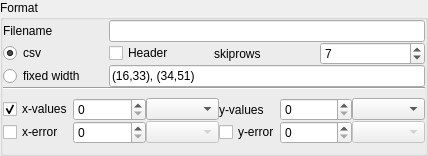
<?xml version="1.0" encoding="UTF-8"?>
<ui version="4.0">
 <class>Form</class>
 <widget class="QWidget" name="Form">
  <property name="geometry">
   <rect>
    <x>0</x>
    <y>0</y>
    <width>428</width>
    <height>156</height>
   </rect>
  </property>
  <property name="windowTitle">
   <string>Form</string>
  </property>
  <layout class="QVBoxLayout" name="verticalLayout">
   <property name="spacing">
    <number>0</number>
   </property>
   <property name="leftMargin">
    <number>0</number>
   </property>
   <property name="topMargin">
    <number>0</number>
   </property>
   <property name="rightMargin">
    <number>0</number>
   </property>
   <property name="bottomMargin">
    <number>0</number>
   </property>
   <item>
    <widget class="QGroupBox" name="groupBox">
     <property name="title">
      <string>Format</string>
     </property>
     <layout class="QGridLayout" name="gridLayout">
      <property name="leftMargin">
       <number>0</number>
      </property>
      <property name="topMargin">
       <number>0</number>
      </property>
      <property name="rightMargin">
       <number>0</number>
      </property>
      <property name="bottomMargin">
       <number>0</number>
      </property>
      <property name="spacing">
       <number>0</number>
      </property>
      <item row="3" column="2">
       <widget class="QLabel" name="label">
        <property name="text">
         <string>skiprows</string>
        </property>
       </widget>
      </item>
      <item row="1" column="1" colspan="3">
       <widget class="QLineEdit" name="lineEdit_8">
        <property name="enabled">
         <bool>true</bool>
        </property>
        <property name="toolTip">
         <string>The filename of the currently opened file</string>
        </property>
        <property name="dragEnabled">
         <bool>false</bool>
        </property>
        <property name="readOnly">
         <bool>true</bool>
        </property>
        <property name="cursorMoveStyle">
         <enum>Qt::VisualMoveStyle</enum>
        </property>
       </widget>
      </item>
      <item row="3" column="0">
       <widget class="QRadioButton" name="radioButton_2">
        <property name="toolTip">
         <string>Select this if the file that is being opened is a comma separated value file.</string>
        </property>
        <property name="text">
         <string>csv</string>
        </property>
        <property name="checked">
         <bool>true</bool>
        </property>
       </widget>
      </item>
      <item row="1" column="0">
       <widget class="QLabel" name="label_2">
        <property name="text">
         <string>Filename</string>
        </property>
       </widget>
      </item>
      <item row="3" column="1">
       <widget class="QCheckBox" name="checkBox_2">
        <property name="enabled">
         <bool>true</bool>
        </property>
        <property name="toolTip">
         <string>If this checkbox is checked, the column header of the file is processed</string>
        </property>
        <property name="text">
         <string>Header</string>
        </property>
        <property name="checked">
         <bool>false</bool>
        </property>
       </widget>
      </item>
      <item row="3" column="3">
       <widget class="QSpinBox" name="spinBox">
        <property name="toolTip">
         <string>This corresponds to the number of lines that are being skipped before the header of the columns</string>
        </property>
        <property name="maximum">
         <number>9999</number>
        </property>
        <property name="value">
         <number>7</number>
        </property>
       </widget>
      </item>
      <item row="7" column="0">
       <widget class="QRadioButton" name="radioButton">
        <property name="text">
         <string>fixed width</string>
        </property>
        <property name="checked">
         <bool>false</bool>
        </property>
       </widget>
      </item>
      <item row="8" column="0" colspan="4">
       <widget class="Line" name="line_2">
        <property name="orientation">
         <enum>Qt::Horizontal</enum>
        </property>
       </widget>
      </item>
      <item row="7" column="1" colspan="3">
       <widget class="QLineEdit" name="lineEdit">
        <property name="text">
         <string>(16,33), (34,51)</string>
        </property>
       </widget>
      </item>
      <item row="9" column="0" colspan="4">
       <widget class="QWidget" name="widget" native="true">
        <layout class="QVBoxLayout" name="verticalLayout_2">
         <property name="spacing">
          <number>0</number>
         </property>
         <property name="leftMargin">
          <number>0</number>
         </property>
         <property name="topMargin">
          <number>0</number>
         </property>
         <property name="rightMargin">
          <number>0</number>
         </property>
         <property name="bottomMargin">
          <number>0</number>
         </property>
         <item>
          <layout class="QGridLayout" name="gridLayout_2">
           <property name="spacing">
            <number>0</number>
           </property>
           <item row="1" column="2">
            <widget class="QComboBox" name="comboBox_error_x_column">
             <property name="enabled">
              <bool>false</bool>
             </property>
             <property name="editable">
              <bool>false</bool>
             </property>
            </widget>
           </item>
           <item row="0" column="5">
            <widget class="QComboBox" name="comboBox_y_column">
             <property name="editable">
              <bool>false</bool>
             </property>
            </widget>
           </item>
           <item row="1" column="0">
            <widget class="QCheckBox" name="checkBox_3">
             <property name="sizePolicy">
              <sizepolicy hsizetype="Fixed" vsizetype="Fixed">
               <horstretch>0</horstretch>
               <verstretch>0</verstretch>
              </sizepolicy>
             </property>
             <property name="layoutDirection">
              <enum>Qt::LeftToRight</enum>
             </property>
             <property name="text">
              <string>x-error</string>
             </property>
            </widget>
           </item>
           <item row="1" column="3">
            <widget class="QCheckBox" name="checkBox_4">
             <property name="sizePolicy">
              <sizepolicy hsizetype="Fixed" vsizetype="Fixed">
               <horstretch>0</horstretch>
               <verstretch>0</verstretch>
              </sizepolicy>
             </property>
             <property name="layoutDirection">
              <enum>Qt::LeftToRight</enum>
             </property>
             <property name="text">
              <string>y-error</string>
             </property>
            </widget>
           </item>
           <item row="1" column="5">
            <widget class="QComboBox" name="comboBox_error_y_column">
             <property name="enabled">
              <bool>false</bool>
             </property>
             <property name="editable">
              <bool>false</bool>
             </property>
            </widget>
           </item>
           <item row="0" column="0">
            <widget class="QCheckBox" name="checkBox">
             <property name="sizePolicy">
              <sizepolicy hsizetype="Fixed" vsizetype="Fixed">
               <horstretch>0</horstretch>
               <verstretch>0</verstretch>
              </sizepolicy>
             </property>
             <property name="text">
              <string>x-values</string>
             </property>
             <property name="checked">
              <bool>true</bool>
             </property>
            </widget>
           </item>
           <item row="0" column="2">
            <widget class="QComboBox" name="comboBox_x_column">
             <property name="editable">
              <bool>false</bool>
             </property>
            </widget>
           </item>
           <item row="0" column="3">
            <widget class="QLabel" name="label_3">
             <property name="sizePolicy">
              <sizepolicy hsizetype="Fixed" vsizetype="Preferred">
               <horstretch>0</horstretch>
               <verstretch>0</verstretch>
              </sizepolicy>
             </property>
             <property name="text">
              <string>y-values</string>
             </property>
            </widget>
           </item>
           <item row="1" column="1">
            <widget class="QSpinBox" name="spinBox_3"/>
           </item>
           <item row="0" column="1">
            <widget class="QSpinBox" name="spinBox_2"/>
           </item>
           <item row="0" column="4">
            <widget class="QSpinBox" name="spinBox_4"/>
           </item>
           <item row="1" column="4">
            <widget class="QSpinBox" name="spinBox_5"/>
           </item>
          </layout>
         </item>
        </layout>
       </widget>
      </item>
     </layout>
    </widget>
   </item>
  </layout>
  <action name="actionUseHeader">
   <property name="text">
    <string>UseHeader</string>
   </property>
  </action>
  <action name="actionSkiprows">
   <property name="text">
    <string>Skiprows</string>
   </property>
  </action>
  <action name="actionColspecs">
   <property name="text">
    <string>colspecs</string>
   </property>
  </action>
  <action name="actionCsvType">
   <property name="text">
    <string>csvType</string>
   </property>
  </action>
  <action name="actionSetError">
   <property name="text">
    <string>setErrorX</string>
   </property>
  </action>
  <action name="actionReverseData">
   <property name="text">
    <string>ReverseData</string>
   </property>
  </action>
  <action name="actionColumnsChanged">
   <property name="text">
    <string>ColumnsChanged</string>
   </property>
  </action>
 </widget>
 <resources/>
 <connections>
  <connection>
   <sender>checkBox_3</sender>
   <signal>toggled(bool)</signal>
   <receiver>comboBox_error_x_column</receiver>
   <slot>setEnabled(bool)</slot>
   <hints>
    <hint type="sourcelabel">
     <x>38</x>
     <y>126</y>
    </hint>
    <hint type="destinationlabel">
     <x>111</x>
     <y>126</y>
    </hint>
   </hints>
  </connection>
  <connection>
   <sender>checkBox_4</sender>
   <signal>toggled(bool)</signal>
   <receiver>comboBox_error_y_column</receiver>
   <slot>setEnabled(bool)</slot>
   <hints>
    <hint type="sourcelabel">
     <x>174</x>
     <y>126</y>
    </hint>
    <hint type="destinationlabel">
     <x>237</x>
     <y>126</y>
    </hint>
   </hints>
  </connection>
  <connection>
   <sender>checkBox</sender>
   <signal>toggled(bool)</signal>
   <receiver>comboBox_x_column</receiver>
   <slot>setEnabled(bool)</slot>
   <hints>
    <hint type="sourcelabel">
     <x>38</x>
     <y>106</y>
    </hint>
    <hint type="destinationlabel">
     <x>111</x>
     <y>106</y>
    </hint>
   </hints>
  </connection>
  <connection>
   <sender>checkBox_2</sender>
   <signal>toggled(bool)</signal>
   <receiver>actionUseHeader</receiver>
   <slot>trigger()</slot>
   <hints>
    <hint type="sourcelabel">
     <x>107</x>
     <y>43</y>
    </hint>
    <hint type="destinationlabel">
     <x>-1</x>
     <y>-1</y>
    </hint>
   </hints>
  </connection>
  <connection>
   <sender>spinBox</sender>
   <signal>valueChanged(QString)</signal>
   <receiver>actionSkiprows</receiver>
   <slot>trigger()</slot>
   <hints>
    <hint type="sourcelabel">
     <x>230</x>
     <y>43</y>
    </hint>
    <hint type="destinationlabel">
     <x>-1</x>
     <y>-1</y>
    </hint>
   </hints>
  </connection>
  <connection>
   <sender>lineEdit</sender>
   <signal>textChanged(QString)</signal>
   <receiver>actionColspecs</receiver>
   <slot>trigger()</slot>
   <hints>
    <hint type="sourcelabel">
     <x>169</x>
     <y>63</y>
    </hint>
    <hint type="destinationlabel">
     <x>-1</x>
     <y>-1</y>
    </hint>
   </hints>
  </connection>
  <connection>
   <sender>checkBox_3</sender>
   <signal>toggled(bool)</signal>
   <receiver>actionSetError</receiver>
   <slot>trigger()</slot>
   <hints>
    <hint type="sourcelabel">
     <x>30</x>
     <y>127</y>
    </hint>
    <hint type="destinationlabel">
     <x>-1</x>
     <y>-1</y>
    </hint>
   </hints>
  </connection>
  <connection>
   <sender>checkBox_4</sender>
   <signal>toggled(bool)</signal>
   <receiver>actionSetError</receiver>
   <slot>trigger()</slot>
   <hints>
    <hint type="sourcelabel">
     <x>163</x>
     <y>127</y>
    </hint>
    <hint type="destinationlabel">
     <x>-1</x>
     <y>-1</y>
    </hint>
   </hints>
  </connection>
  <connection>
   <sender>spinBox_2</sender>
   <signal>valueChanged(int)</signal>
   <receiver>actionColumnsChanged</receiver>
   <slot>trigger()</slot>
   <hints>
    <hint type="sourcelabel">
     <x>96</x>
     <y>108</y>
    </hint>
    <hint type="destinationlabel">
     <x>-1</x>
     <y>-1</y>
    </hint>
   </hints>
  </connection>
  <connection>
   <sender>spinBox_3</sender>
   <signal>valueChanged(int)</signal>
   <receiver>actionColspecs</receiver>
   <slot>trigger()</slot>
   <hints>
    <hint type="sourcelabel">
     <x>96</x>
     <y>135</y>
    </hint>
    <hint type="destinationlabel">
     <x>-1</x>
     <y>-1</y>
    </hint>
   </hints>
  </connection>
  <connection>
   <sender>spinBox_4</sender>
   <signal>valueChanged(int)</signal>
   <receiver>actionColspecs</receiver>
   <slot>trigger()</slot>
   <hints>
    <hint type="sourcelabel">
     <x>299</x>
     <y>108</y>
    </hint>
    <hint type="destinationlabel">
     <x>-1</x>
     <y>-1</y>
    </hint>
   </hints>
  </connection>
  <connection>
   <sender>spinBox_5</sender>
   <signal>valueChanged(int)</signal>
   <receiver>actionColumnsChanged</receiver>
   <slot>trigger()</slot>
   <hints>
    <hint type="sourcelabel">
     <x>299</x>
     <y>135</y>
    </hint>
    <hint type="destinationlabel">
     <x>-1</x>
     <y>-1</y>
    </hint>
   </hints>
  </connection>
 </connections>
</ui>
